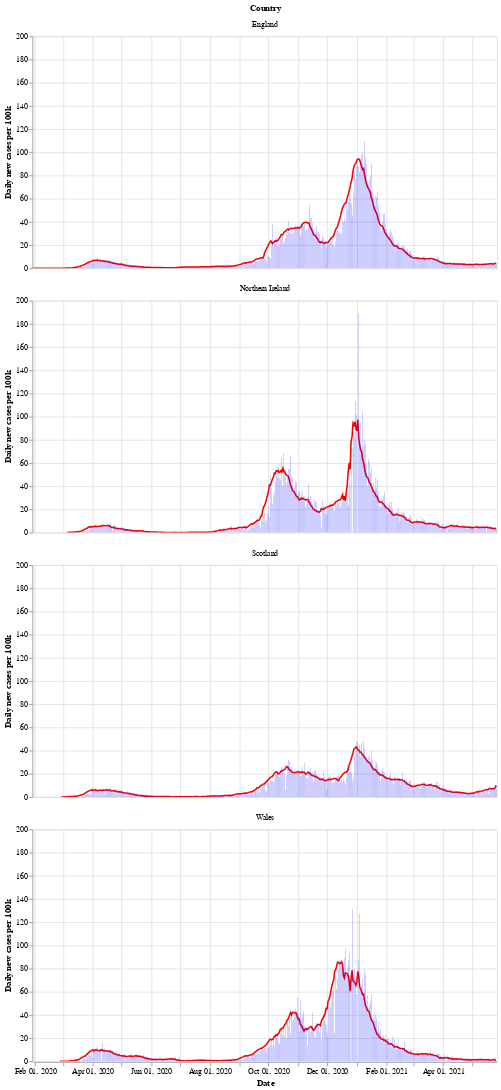

The code cell stored with this chart in its notebook:
### Markdown cell above
Next is a bar chart of the number of new cases in each country (per 100k population), with the 7 day moving average of cases. Again we see that Wales saw a longer period of raising and falling cases compared to the other countries.

After a period of cases falling, each nation is now seeing a rise in the number of cases - especially in Wales.

### Code cell
# collapse
bars = alt.Chart(uk_cases).mark_bar().encode(
    x=alt.X("yearmonthdate(date):T", axis=alt.Axis(title='Date')),
    y=alt.Y("newCasesRate:Q", axis=alt.Axis(title='Daily new cases per 100k')),
    tooltip='newCasesRate',
    color=alt.condition(
        alt.datum.dailyChange > 0,
        alt.value("orange"),  # The positive color
        alt.value("blue")  # The negative color
    )
).properties(title='New cases per 100k population with rolling 7 day average', width=600).interactive()
line = alt.Chart(uk_cases).mark_line(
    color='red',
    size=2,
).transform_window(
    rolling_mean='mean(newCasesRate)',
    frame=[0, 7],
    groupby=['areaName']
).encode(
    x='yearmonthdate(date):T',
    y='rolling_mean:Q'
)
alt.layer(line, bars, data=uk_cases).facet(alt.Row('areaName', title='Country'), columns=1)

### Figure 1 — Vega-Lite specification as saved in the notebook (floating-point values rounded to 4 significant figures; data arrays with more than 128 entries replaced by an {"elided": "..."} marker saying what was removed)
{"config": {"view": {"continuousWidth": 400, "continuousHeight": 300}}, "data": {"name": "data-666f75949a72182a00c2ad487cc519b6"}, "facet": {"type": "nominal", "field": "areaName", "title": "Country"}, "spec": {"layer": [{"mark": {"type": "line", "color": "red", "size": 2}, "encoding": {"x": {"type": "temporal", "field": "date", "timeUnit": "yearmonthdate"}, "y": {"type": "quantitative", "field": "rolling_mean"}}, "transform": [{"window": [{"op": "mean", "field": "newCasesRate", "as": "rolling_mean"}], "frame": [0, 7], "groupby": ["areaName"]}]}, {"mark": "bar", "encoding": {"color": {"condition": {"value": "orange", "test": "(datum.dailyChange > 0)"}, "value": "blue"}, "tooltip": {"type": "quantitative", "field": "newCasesRate"}, "x": {"type": "temporal", "axis": {"title": "Date"}, "field": "date", "timeUnit": "yearmonthdate"}, "y": {"type": "quantitative", "axis": {"title": "Daily new cases per 100k"}, "field": "newCasesRate"}}, "selection": {"selector002": {"type": "interval", "bind": "scales", "encodings": ["x", "y"]}}, "title": "New cases per 100k population with rolling 7 day average", "width": 600}]}, "columns": 1, "$schema": "https://vega.github.io/schema/vega-lite/v4.8.1.json", "datasets": {"data-666f75949a72182a00c2ad487cc519b6": {"elided": "1840 records"}}}
